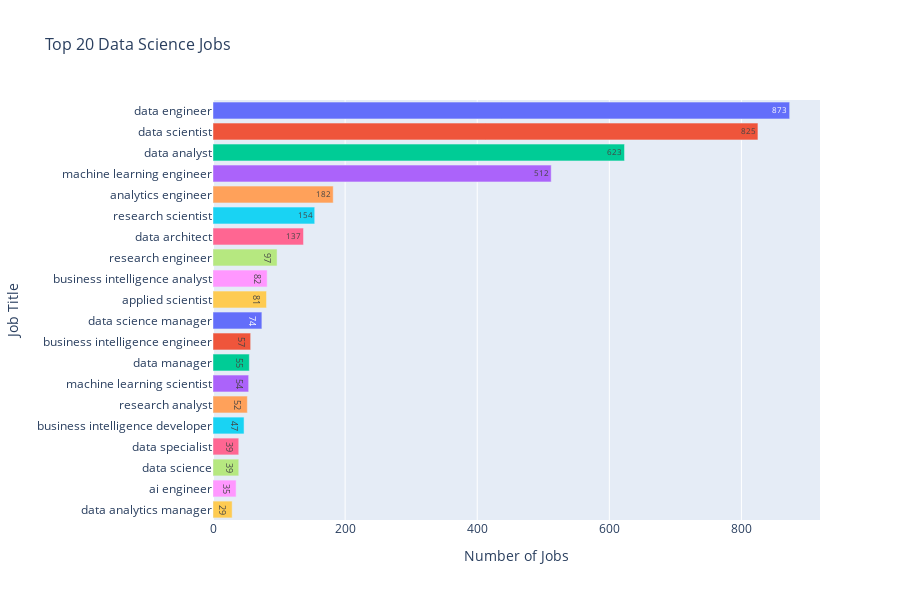

Here is the notebook cell this chart was saved with:
### Code cell
# bar graph of top jobs
fig = px.bar(
    top_jobs,
    x=top_jobs,
    y=top_jobs.index,
    color=top_jobs.index,
    labels={'job_title':'Job Title','x':'Number of Jobs'},
    title='Top 20 Data Science Jobs',
    text_auto=True
)
fig.update_layout(title_font_size=16,showlegend=False,height=600)

### Figure 1 — Plotly figure (JSON) as saved in the notebook; plotly's stock layout.template omitted (floating-point values rounded to 4 significant figures)
{"data": [{"alignmentgroup": "True", "hovertemplate": "Job Title=%{y}<br>Number of Jobs=%{x}<extra></extra>", "legendgroup": "data engineer", "marker": {"color": "#636efa", "pattern": {"shape": ""}}, "name": "data engineer", "offsetgroup": "data engineer", "orientation": "h", "showlegend": true, "textposition": "auto", "texttemplate": "%{x}", "type": "bar", "x": [873], "xaxis": "x", "y": ["data engineer"], "yaxis": "y"}, {"alignmentgroup": "True", "hovertemplate": "Job Title=%{y}<br>Number of Jobs=%{x}<extra></extra>", "legendgroup": "data scientist", "marker": {"color": "#EF553B", "pattern": {"shape": ""}}, "name": "data scientist", "offsetgroup": "data scientist", "orientation": "h", "showlegend": true, "textposition": "auto", "texttemplate": "%{x}", "type": "bar", "x": [825], "xaxis": "x", "y": ["data scientist"], "yaxis": "y"}, {"alignmentgroup": "True", "hovertemplate": "Job Title=%{y}<br>Number of Jobs=%{x}<extra></extra>", "legendgroup": "data analyst", "marker": {"color": "#00cc96", "pattern": {"shape": ""}}, "name": "data analyst", "offsetgroup": "data analyst", "orientation": "h", "showlegend": true, "textposition": "auto", "texttemplate": "%{x}", "type": "bar", "x": [623], "xaxis": "x", "y": ["data analyst"], "yaxis": "y"}, {"alignmentgroup": "True", "hovertemplate": "Job Title=%{y}<br>Number of Jobs=%{x}<extra></extra>", "legendgroup": "machine learning engineer", "marker": {"color": "#ab63fa", "pattern": {"shape": ""}}, "name": "machine learning engineer", "offsetgroup": "machine learning engineer", "orientation": "h", "showlegend": true, "textposition": "auto", "texttemplate": "%{x}", "type": "bar", "x": [512], "xaxis": "x", "y": ["machine learning engineer"], "yaxis": "y"}, {"alignmentgroup": "True", "hovertemplate": "Job Title=%{y}<br>Number of Jobs=%{x}<extra></extra>", "legendgroup": "analytics engineer", "marker": {"color": "#FFA15A", "pattern": {"shape": ""}}, "name": "analytics engineer", "offsetgroup": "analytics engineer", "orientation": "h", "showlegend": true, "textposition": "auto", "texttemplate": "%{x}", "type": "bar", "x": [182], "xaxis": "x", "y": ["analytics engineer"], "yaxis": "y"}, {"alignmentgroup": "True", "hovertemplate": "Job Title=%{y}<br>Number of Jobs=%{x}<extra></extra>", "legendgroup": "research scientist", "marker": {"color": "#19d3f3", "pattern": {"shape": ""}}, "name": "research scientist", "offsetgroup": "research scientist", "orientation": "h", "showlegend": true, "textposition": "auto", "texttemplate": "%{x}", "type": "bar", "x": [154], "xaxis": "x", "y": ["research scientist"], "yaxis": "y"}, {"alignmentgroup": "True", "hovertemplate": "Job Title=%{y}<br>Number of Jobs=%{x}<extra></extra>", "legendgroup": "data architect", "marker": {"color": "#FF6692", "pattern": {"shape": ""}}, "name": "data architect", "offsetgroup": "data architect", "orientation": "h", "showlegend": true, "textposition": "auto", "texttemplate": "%{x}", "type": "bar", "x": [137], "xaxis": "x", "y": ["data architect"], "yaxis": "y"}, {"alignmentgroup": "True", "hovertemplate": "Job Title=%{y}<br>Number of Jobs=%{x}<extra></extra>", "legendgroup": "research engineer", "marker": {"color": "#B6E880", "pattern": {"shape": ""}}, "name": "research engineer", "offsetgroup": "research engineer", "orientation": "h", "showlegend": true, "textposition": "auto", "texttemplate": "%{x}", "type": "bar", "x": [97], "xaxis": "x", "y": ["research engineer"], "yaxis": "y"}, {"alignmentgroup": "True", "hovertemplate": "Job Title=%{y}<br>Number of Jobs=%{x}<extra></extra>", "legendgroup": "business intelligence analyst", "marker": {"color": "#FF97FF", "pattern": {"shape": ""}}, "name": "business intelligence analyst", "offsetgroup": "business intelligence analyst", "orientation": "h", "showlegend": true, "textposition": "auto", "texttemplate": "%{x}", "type": "bar", "x": [82], "xaxis": "x", "y": ["business intelligence analyst"], "yaxis": "y"}, {"alignmentgroup": "True", "hovertemplate": "Job Title=%{y}<br>Number of Jobs=%{x}<extra></extra>", "legendgroup": "applied scientist", "marker": {"color": "#FECB52", "pattern": {"shape": ""}}, "name": "applied scientist", "offsetgroup": "applied scientist", "orientation": "h", "showlegend": true, "textposition": "auto", "texttemplate": "%{x}", "type": "bar", "x": [81], "xaxis": "x", "y": ["applied scientist"], "yaxis": "y"}, {"alignmentgroup": "True", "hovertemplate": "Job Title=%{y}<br>Number of Jobs=%{x}<extra></extra>", "legendgroup": "data science manager", "marker": {"color": "#636efa", "pattern": {"shape": ""}}, "name": "data science manager", "offsetgroup": "data science manager", "orientation": "h", "showlegend": true, "textposition": "auto", "texttemplate": "%{x}", "type": "bar", "x": [74], "xaxis": "x", "y": ["data science manager"], "yaxis": "y"}, {"alignmentgroup": "True", "hovertemplate": "Job Title=%{y}<br>Number of Jobs=%{x}<extra></extra>", "legendgroup": "business intelligence engineer", "marker": {"color": "#EF553B", "pattern": {"shape": ""}}, "name": "business intelligence engineer", "offsetgroup": "business intelligence engineer", "orientation": "h", "showlegend": true, "textposition": "auto", "texttemplate": "%{x}", "type": "bar", "x": [57], "xaxis": "x", "y": ["business intelligence engineer"], "yaxis": "y"}, {"alignmentgroup": "True", "hovertemplate": "Job Title=%{y}<br>Number of Jobs=%{x}<extra></extra>", "legendgroup": "data manager", "marker": {"color": "#00cc96", "pattern": {"shape": ""}}, "name": "data manager", "offsetgroup": "data manager", "orientation": "h", "showlegend": true, "textposition": "auto", "texttemplate": "%{x}", "type": "bar", "x": [55], "xaxis": "x", "y": ["data manager"], "yaxis": "y"}, {"alignmentgroup": "True", "hovertemplate": "Job Title=%{y}<br>Number of Jobs=%{x}<extra></extra>", "legendgroup": "machine learning scientist", "marker": {"color": "#ab63fa", "pattern": {"shape": ""}}, "name": "machine learning scientist", "offsetgroup": "machine learning scientist", "orientation": "h", "showlegend": true, "textposition": "auto", "texttemplate": "%{x}", "type": "bar", "x": [54], "xaxis": "x", "y": ["machine learning scientist"], "yaxis": "y"}, {"alignmentgroup": "True", "hovertemplate": "Job Title=%{y}<br>Number of Jobs=%{x}<extra></extra>", "legendgroup": "research analyst", "marker": {"color": "#FFA15A", "pattern": {"shape": ""}}, "name": "research analyst", "offsetgroup": "research analyst", "orientation": "h", "showlegend": true, "textposition": "auto", "texttemplate": "%{x}", "type": "bar", "x": [52], "xaxis": "x", "y": ["research analyst"], "yaxis": "y"}, {"alignmentgroup": "True", "hovertemplate": "Job Title=%{y}<br>Number of Jobs=%{x}<extra></extra>", "legendgroup": "business intelligence developer", "marker": {"color": "#19d3f3", "pattern": {"shape": ""}}, "name": "business intelligence developer", "offsetgroup": "business intelligence developer", "orientation": "h", "showlegend": true, "textposition": "auto", "texttemplate": "%{x}", "type": "bar", "x": [47], "xaxis": "x", "y": ["business intelligence developer"], "yaxis": "y"}, {"alignmentgroup": "True", "hovertemplate": "Job Title=%{y}<br>Number of Jobs=%{x}<extra></extra>", "legendgroup": "data specialist", "marker": {"color": "#FF6692", "pattern": {"shape": ""}}, "name": "data specialist", "offsetgroup": "data specialist", "orientation": "h", "showlegend": true, "textposition": "auto", "texttemplate": "%{x}", "type": "bar", "x": [39], "xaxis": "x", "y": ["data specialist"], "yaxis": "y"}, {"alignmentgroup": "True", "hovertemplate": "Job Title=%{y}<br>Number of Jobs=%{x}<extra></extra>", "legendgroup": "data science", "marker": {"color": "#B6E880", "pattern": {"shape": ""}}, "name": "data science", "offsetgroup": "data science", "orientation": "h", "showlegend": true, "textposition": "auto", "texttemplate": "%{x}", "type": "bar", "x": [39], "xaxis": "x", "y": ["data science"], "yaxis": "y"}, {"alignmentgroup": "True", "hovertemplate": "Job Title=%{y}<br>Number of Jobs=%{x}<extra></extra>", "legendgroup": "ai engineer", "marker": {"color": "#FF97FF", "pattern": {"shape": ""}}, "name": "ai engineer", "offsetgroup": "ai engineer", "orientation": "h", "showlegend": true, "textposition": "auto", "texttemplate": "%{x}", "type": "bar", "x": [35], "xaxis": "x", "y": ["ai engineer"], "yaxis": "y"}, {"alignmentgroup": "True", "hovertemplate": "Job Title=%{y}<br>Number of Jobs=%{x}<extra></extra>", "legendgroup": "data analytics manager", "marker": {"color": "#FECB52", "pattern": {"shape": ""}}, "name": "data analytics manager", "offsetgroup": "data analytics manager", "orientation": "h", "showlegend": true, "textposition": "auto", "texttemplate": "%{x}", "type": "bar", "x": [29], "xaxis": "x", "y": ["data analytics manager"], "yaxis": "y"}], "layout": {"barmode": "relative", "height": 600, "legend": {"title": {"text": "Job Title"}, "tracegroupgap": 0}, "showlegend": false, "title": {"font": {"size": 16}, "text": "Top 20 Data Science Jobs"}, "xaxis": {"anchor": "y", "domain": [0, 1], "title": {"text": "Number of Jobs"}}, "yaxis": {"anchor": "x", "categoryarray": ["data analytics manager", "ai engineer", "data science", "data specialist", "business intelligence developer", "research analyst", "machine learning scientist", "data manager", "business intelligence engineer", "data science manager", "applied scientist", "business intelligence analyst", "research engineer", "data architect", "research scientist", "analytics engineer", "machine learning engineer", "data analyst", "data scientist", "data engineer"], "categoryorder": "array", "domain": [0, 1], "title": {"text": "Job Title"}}}}
